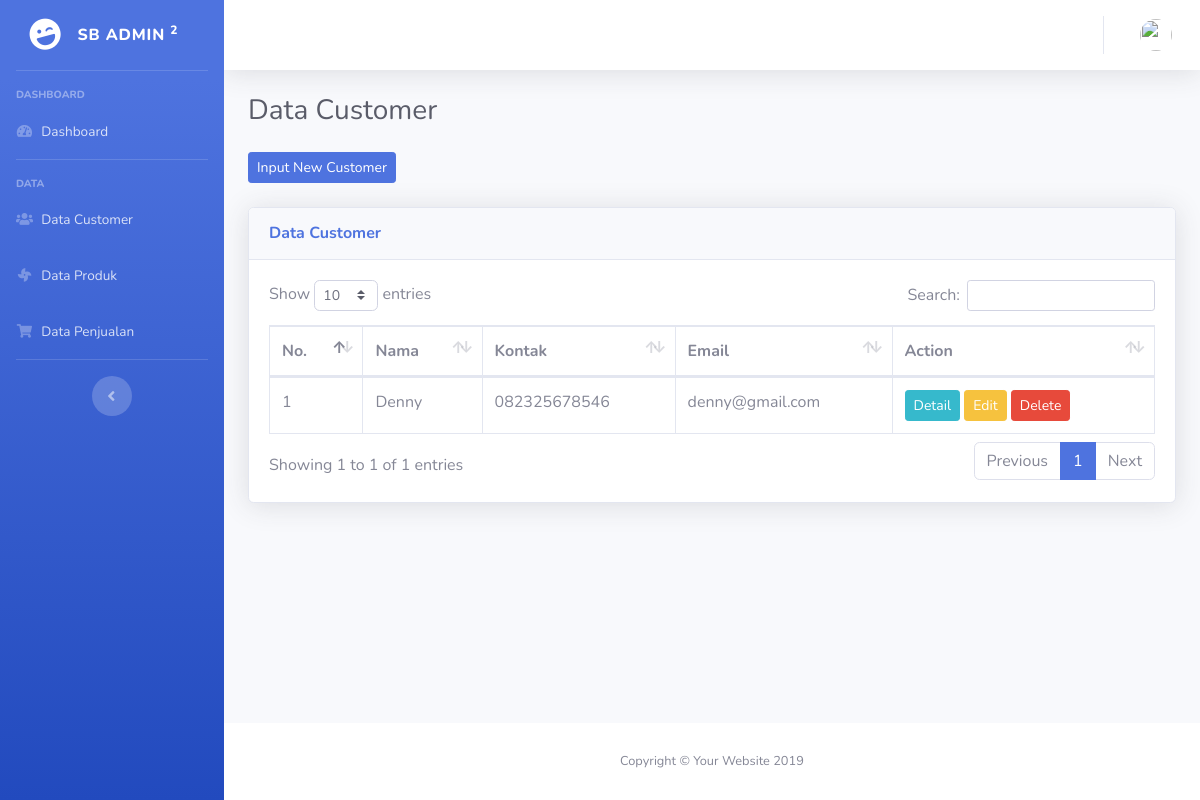
Screenshot of /index.php/admin/customer with the database file from the repository.
### tables this page shows
CREATE TABLE `customer` (
  `id` int(11) NOT NULL,
  `nama` varchar(128) NOT NULL,
  `alamat` varchar(255) NOT NULL,
  `contact` varchar(128) NOT NULL,
  `email` varchar(128) NOT NULL,
  `password` varchar(255) NOT NULL
);

### application/controllers/admin/Customer.php (called while the page is built, shortened)
<?php
    class Customer extends CI_Controller {
        public function __construct()
        {
            $this->load->model('M_Dashboard');
            $this->load->model('M_Customer');
        }
        public function index()
        {
            $data['title'] = 'Data Customer';
            $data['admin'] = $this->M_Dashboard->getUserData();
            $data['customer'] = $this->M_Customer->getAllCustomerData();
            $data['sidebar'] = $this->load->view('templates/admin_sidebar', null, true);
            $data['topbar'] = $this->load->view('templates/admin_topbar', $data, true);
            $this->load->view('templates/admin_header', $data);
            $this->load->view('customer/index', $data);
            $this->load->view('templates/admin_footer');
        }
    }
?>

### index.php (called while the page is built, shortened)
<?php
require_once BASEPATH.'core/CodeIgniter.php';

### application/models/M_Customer.php (called while the page is built, shortened)
<?php
    class M_Customer extends CI_Model {
        public function getAllCustomerData()
        {
            return $this->db->get('customer')->result_array();
        }
    }
?>

### application/views/customer/index.php (the view, shortened to what this page needs)
<div id="wrapper">
	<?= $sidebar; ?>
	<div id="content-wrapper" class="d-flex flex-column">
		<div id="content">
			<?= $topbar; ?>
			<div class="container-fluid">
				<h1 class="h3 mb-4 text-gray-800"><?= $title; ?></h1>
				<a href="#" class="btn btn-primary btn-sm mb-4">
					Input New Customer
				</a>
				<div class="card shadow mb-4">
					<div class="card-header py-3">
						<h6 class="m-0 font-weight-bold text-primary">Data Customer</h6>
					</div>
					<div class="card-body">
						<div class="table-responsive">
							<table class="table table-bordered table-hover" id="customerTable" width="100%"
								cellspacing="0">
								<thead>
									<tr>
										<th>No.</th>
										<th>Nama</th>
										<th>Kontak</th>
										<th>Email</th>
										<th>Action</th>
									</tr>
								</thead>
								<tbody>
									<?php $i = 0;
									foreach ($customer as $c) : ?>
									<tr>
										<td><?= ++$i; ?></td>
										<td><?= $c['nama']; ?></td>
										<td><?= $c['contact']; ?></td>
										<td><?= $c['email']; ?></td>
										<td>
											<a href="#" class="btn btn-sm btn-info">Detail</a>
											<a href="#" class="btn btn-sm btn-warning">Edit</a>
											<a href="#" class="btn btn-sm btn-danger">Delete</a>
										</td>
									</tr>
									<?php endforeach; ?>
								</tbody>
							</table>
						</div>
					</div>
				</div>
			</div>
		</div>
		<footer class="sticky-footer bg-white">
			<div class="container my-auto">
				<div class="copyright text-center my-auto">
					<span>Copyright &copy; Your Website 2019</span>
				</div>
			</div>
		</footer>
	</div>
</div>

### rows the page displays
customer: nama "Denny", contact "082325678546", email "denny@gmail.com"

### other values shown
$title "Data Customer"
